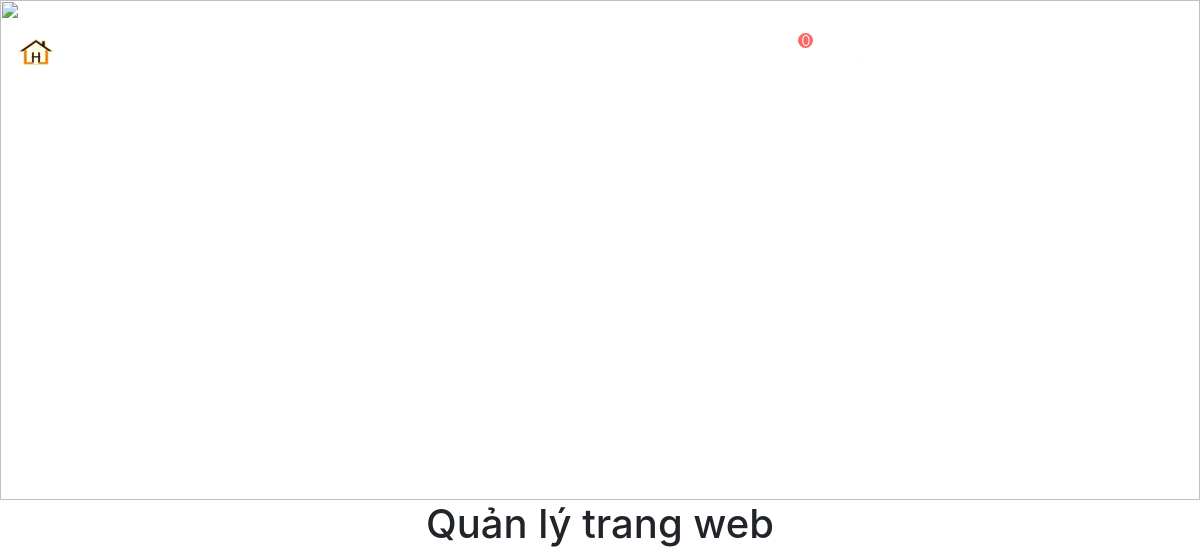
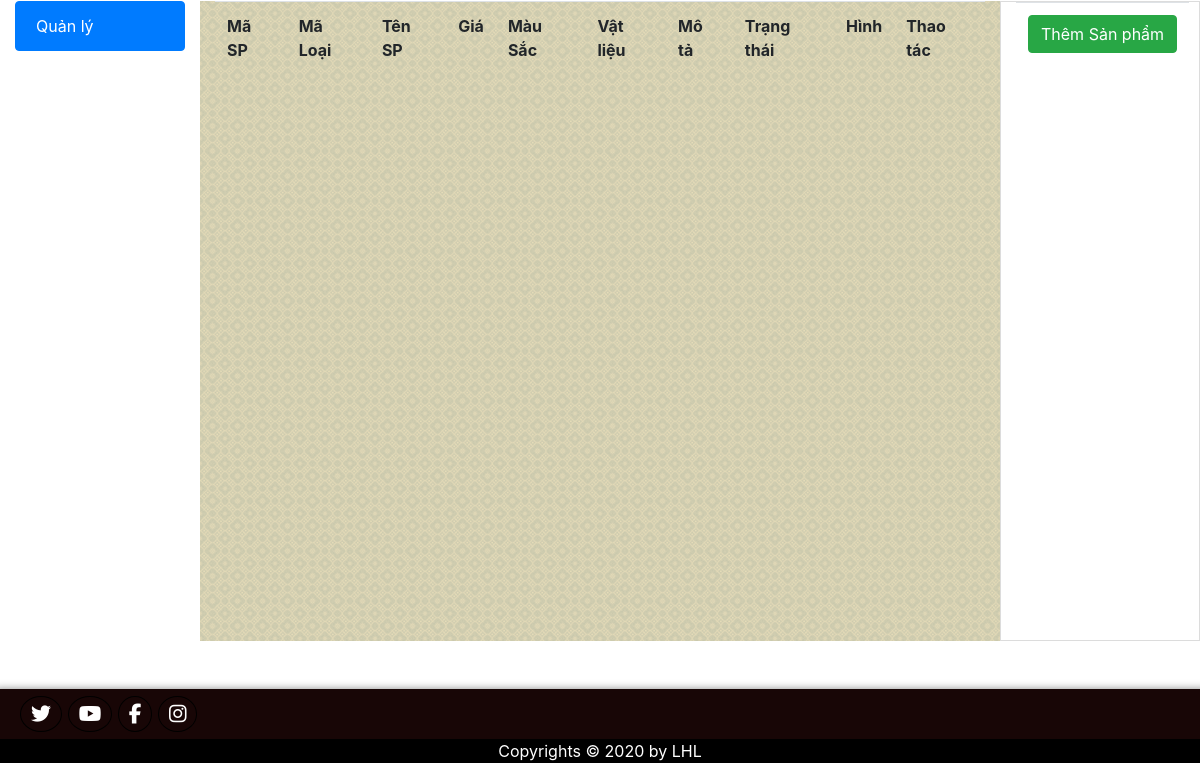
Before: /Layout_Web/PDO/Manager/Manager.php with the older database file (2 pictures, top to bottom).
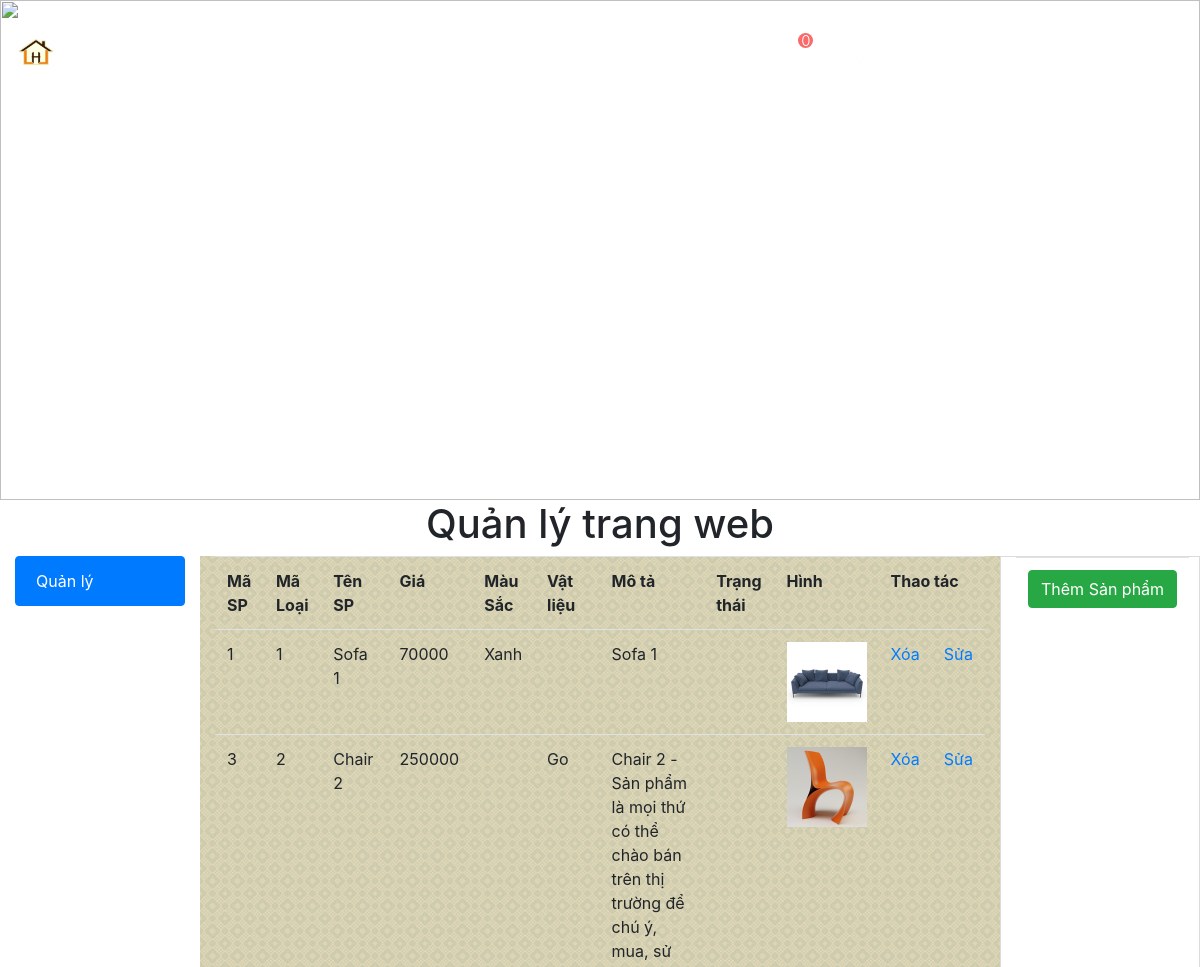
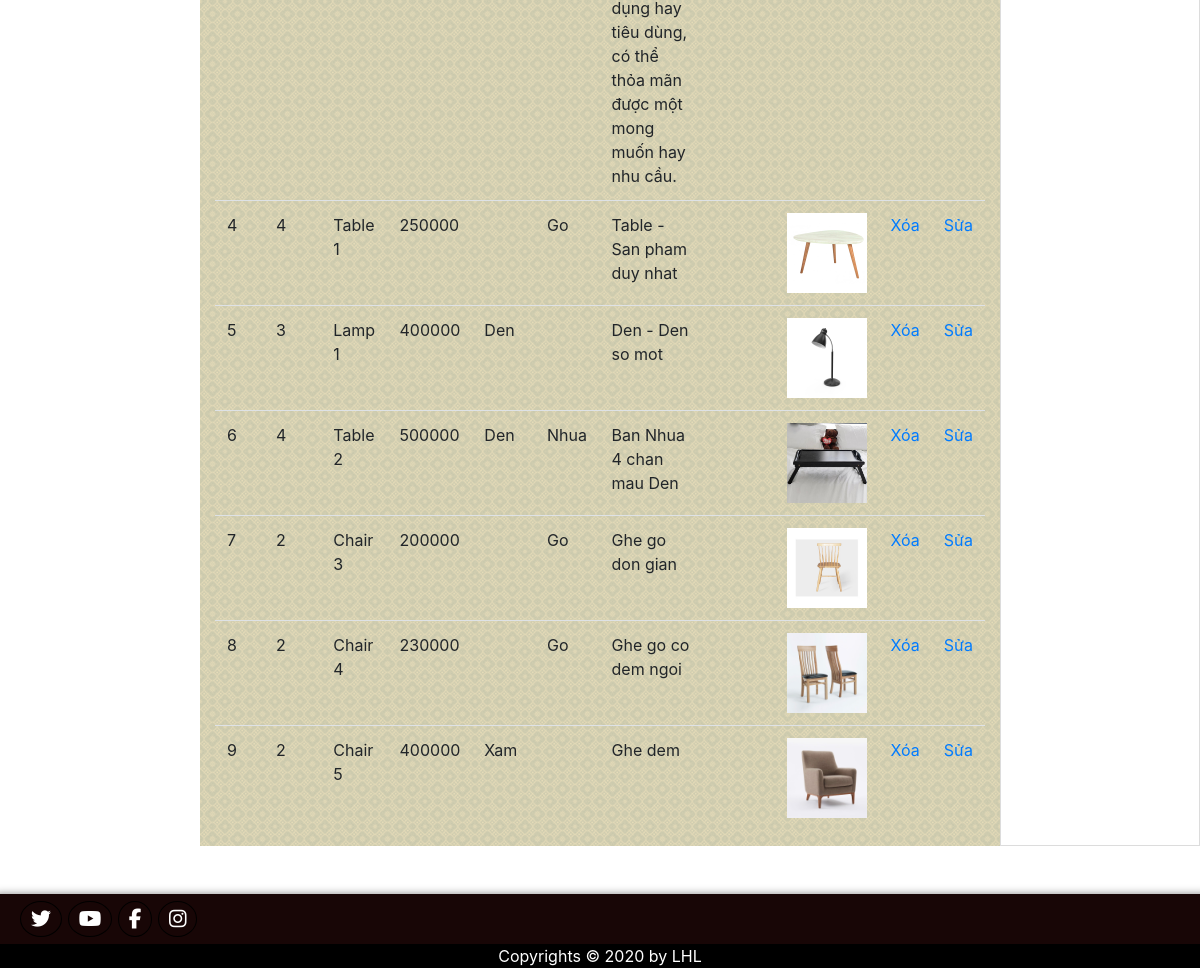
After: the same page with the newer database file (2 pictures, top to bottom).
### tables this page shows
CREATE TABLE `sanpham` (
  `MaSP` int(11) NOT NULL,
  `MaLoai` int(11) NOT NULL,
  `TenSanPham` varchar(20) NOT NULL,
  `GiaBan` int(11) NOT NULL,
  `MauSac` varchar(10) DEFAULT NULL,
  `VatLieu` varchar(10) DEFAULT NULL,
  `MoTa` varchar(250) DEFAULT NULL,
  `Hinh` varchar(50) NOT NULL
);

### Layout_Web/PDO/DataProvider.php (called while the page is built)
<?php
class DataProvider
{
	public static function ExecuteQuery($sql)
	{
		try{
			$dsn = "mysql:host=localhost;dbname=furniture";
			$dbh = new PDO($dsn, "root", "");
			$dbh->query("SET NAMES utf8");
			$result = $dbh->query($sql);
		}catch(Exception $ex){
			echo "Lỗi: ";
		}
		finally{
			$dbh = null;
		}
		return $result;
	}
}
?>

### Layout_Web/PDO/Manager/M_product.php (the view, shortened to what this page needs)
				         <table class="table table-hover">
				             <tr>
				                <th scope="col">Mã SP</th>
				                <th scope="col">Mã Loại</th>
				                <th scope="col">Tên SP</th>
				                <th scope="col">Giá</th>
				                <th scope="col">Màu Sắc</th>
				                <th scope="col">Vật liệu</th>
								<th scope="col">Mô tả</th>
								<th scope="col">Trạng thái</th>
				                <th scope="col">Hình</th>
				                <th scope="col" colspan="2">Thao tác</th>
				            </tr>
				    <?php
				        include_once("../DataProvider.php");
				        $sql = "SELECT * FROM sanpham";
				         $result = DataProvider::ExecuteQuery($sql);
				            while($row = $result->fetch())
				                 {
				     ?>
				        <tr>
				            <td><?= $row['MaSP'] ?></td>
				            <td><?= $row['MaLoai'] ?></td>
				            <td><?= $row['TenSanPham'] ?></td>
				            <td><?= $row['GiaBan'] ?></td>
				            <td><?= $row['MauSac'] ?></td>
				            <td><?= $row['VatLieu'] ?></td>
							<td><?= $row['MoTa'] ?></td>
							<td><?= $row['Status'] ?></td>
				            <td> <img src="../../img/<?= $row['Hinh'] ?> "style="width:80px; height=80px" /></td>
				           <td><a href="Manager.php?id=<?= $row['MaSP'] ?> "onclick="Notification()" >Xóa</a></td>
				           <td><a href="edit_product.php?edit=<?= $row['MaSP'] ?> " >Sửa</a></td>
				        </tr>
				    <?php }?>
				   		</table>
        <?php
    include_once("../DataProvider.php");
?>

Changed rows visible on the page:
added sanpham: MaSP "1", MaLoai "1", TenSanPham "Sofa 1", GiaBan "70000", MauSac "Xanh", MoTa "Sofa 1", Hinh (picture)
added sanpham: MaSP "3", MaLoai "2", TenSanPham "Chair 2", GiaBan "250000", VatLieu "Go", MoTa "Chair 2 - Sản phẩm là mọi thứ có thể chào bán trên thị trường để chú ý, mua, sử dụng hay tiêu dùng, có thể thỏa mãn được một mong muốn hay nhu cầu.", Hinh (picture)
added sanpham: MaSP "4", MaLoai "4", TenSanPham "Table 1", GiaBan "250000", VatLieu "Go", MoTa "Table - San pham duy nhat", Hinh (picture)
added sanpham: MaSP "5", MaLoai "3", TenSanPham "Lamp 1", GiaBan "400000", MauSac "Den", MoTa "Den - Den so mot", Hinh (picture)
added sanpham: MaSP "6", MaLoai "4", TenSanPham "Table 2", GiaBan "500000", MauSac "Den", VatLieu "Nhua", MoTa "Ban Nhua 4 chan mau Den", Hinh (picture)
added sanpham: MaSP "7", MaLoai "2", TenSanPham "Chair 3", GiaBan "200000", VatLieu "Go", MoTa "Ghe go don gian", Hinh (picture)
added sanpham: MaSP "8", MaLoai "2", TenSanPham "Chair 4", GiaBan "230000", VatLieu "Go", MoTa "Ghe go co dem ngoi", Hinh (picture)
added sanpham: MaSP "9", MaLoai "2", TenSanPham "Chair 5", GiaBan "400000", MauSac "Xam", MoTa "Ghe dem", Hinh (picture)
